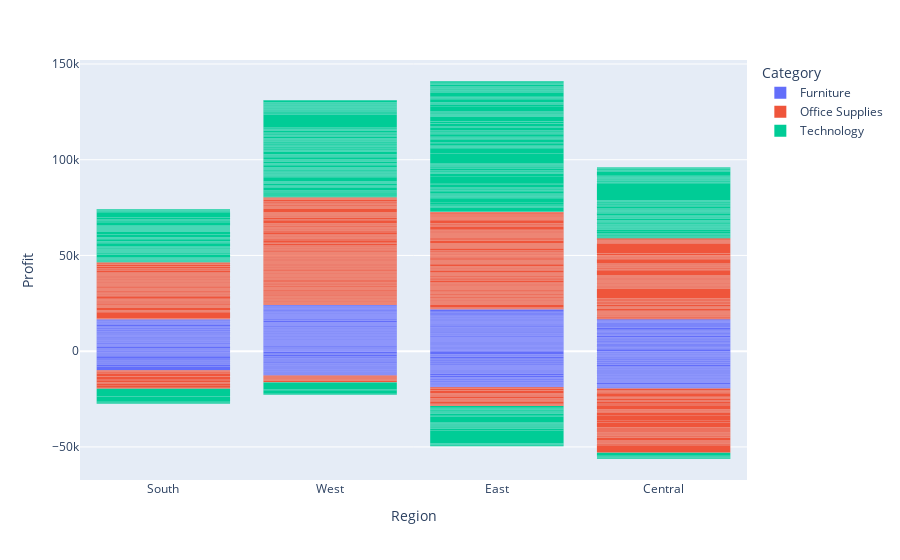

The notebook cell saved with this chart:
### Code cell
px.bar(sup,x="Region",y="Profit",color="Category").update_traces(marker_line_width=0)

### Figure 1 — Plotly figure (JSON) as saved in the notebook; plotly's stock layout.template omitted (floating-point values rounded to 4 significant figures; data arrays with more than 128 entries replaced by an {"elided": "..."} marker saying what was removed)
{"data": [{"alignmentgroup": "True", "hovertemplate": "Category=Furniture<br>Region=%{x}<br>Profit=%{y}<extra></extra>", "legendgroup": "Furniture", "marker": {"color": "#636efa", "line": {"width": 0}, "pattern": {"shape": ""}}, "name": "Furniture", "offsetgroup": "Furniture", "orientation": "v", "showlegend": true, "textposition": "auto", "type": "bar", "x": {"elided": "2121 str values"}, "xaxis": "x", "y": {"elided": "2121 float values"}, "yaxis": "y"}, {"alignmentgroup": "True", "hovertemplate": "Category=Office Supplies<br>Region=%{x}<br>Profit=%{y}<extra></extra>", "legendgroup": "Office Supplies", "marker": {"color": "#EF553B", "line": {"width": 0}, "pattern": {"shape": ""}}, "name": "Office Supplies", "offsetgroup": "Office Supplies", "orientation": "v", "showlegend": true, "textposition": "auto", "type": "bar", "x": {"elided": "6026 str values"}, "xaxis": "x", "y": {"elided": "6026 float values"}, "yaxis": "y"}, {"alignmentgroup": "True", "hovertemplate": "Category=Technology<br>Region=%{x}<br>Profit=%{y}<extra></extra>", "legendgroup": "Technology", "marker": {"color": "#00cc96", "line": {"width": 0}, "pattern": {"shape": ""}}, "name": "Technology", "offsetgroup": "Technology", "orientation": "v", "showlegend": true, "textposition": "auto", "type": "bar", "x": {"elided": "1847 str values"}, "xaxis": "x", "y": {"elided": "1847 float values"}, "yaxis": "y"}], "layout": {"barmode": "relative", "legend": {"title": {"text": "Category"}, "tracegroupgap": 0}, "margin": {"t": 60}, "xaxis": {"anchor": "y", "domain": [0, 1], "title": {"text": "Region"}}, "yaxis": {"anchor": "x", "domain": [0, 1], "title": {"text": "Profit"}}}}
